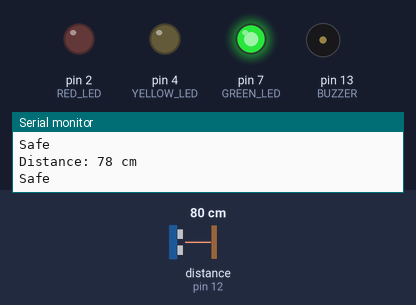
Simulated run of this sketch. Board: Arduino Uno, built with avr-gcc and run on an emulated ATmega328P. Parts: output pins drawn as LEDs (lit = HIGH), buzzer (waves = sounding, pin HIGH), the last lines printed to the serial monitor. Wiring (inferred from the names in the program): ultrasonic range finder: trigger pin 11; echo pin 12. The test bench sets the inputs (shaded band); at power-on: distance to the obstacle (sensor on pin 12) 80 cm. The echo pulse lasts 58.3 µs per cm; pins used as bus, display or sensor lines are not drawn.

Above: at 1.2 s.
1.3 s: distance to the obstacle (sensor on pin 12) set to 34 cm
2.8 s: distance to the obstacle (sensor on pin 12) set to 28 cm
At 4.0 s:
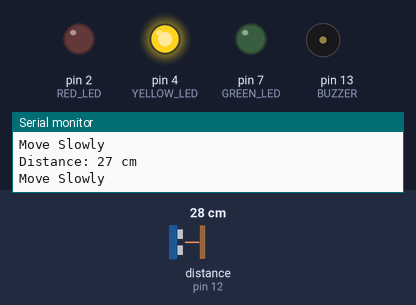
4.3 s: distance to the obstacle (sensor on pin 12) set to 13 cm
7.3 s: distance to the obstacle (sensor on pin 12) set to 10 cm
At 8.4 s:
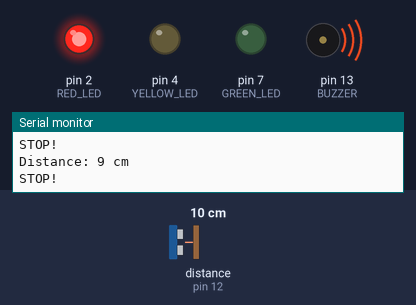
8.8 s: distance to the obstacle (sensor on pin 12) set to 35 cm
At 10.0 s:
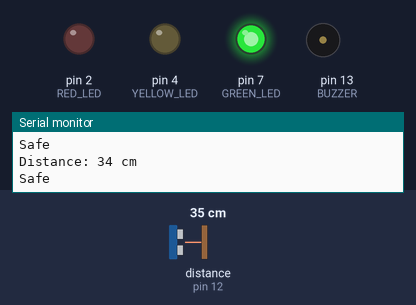
10.3 s: distance to the obstacle (sensor on pin 12) set to 2 cm
At 11.7 s:
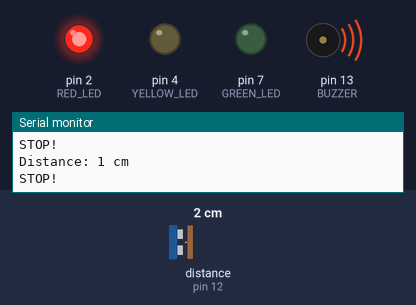
Timing chart, 0 to 12.8 s (numbered marks = the images above; inputs shaded):
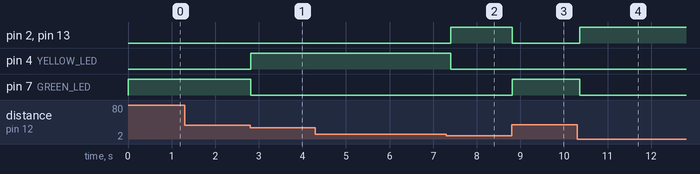

Measured:
- the behaviour switches between 32 and 31 cm on distance to the obstacle (sensor on pin 12) (found by bisection; images 0 and 1)
- the behaviour switches between 12 and 11 cm on distance to the obstacle (sensor on pin 12) (found by bisection; images 1 and 2)
- after the input at 2.8 s, pin 4 (YELLOW_LED): LOW → HIGH at once; pin 7 (GREEN_LED): HIGH → LOW at once
- after the input at 7.3 s, pin 2 (RED_LED), pin 13 (BUZZER): LOW → HIGH after 0.10 s; pin 4 (YELLOW_LED): HIGH → LOW after 0.10 s
- after the input at 8.8 s, pin 2 (RED_LED), pin 13 (BUZZER): HIGH → LOW at once; pin 7 (GREEN_LED): LOW → HIGH at once
- after the input at 10.3 s, pin 2 (RED_LED), pin 13 (BUZZER): LOW → HIGH after 0.06 s; pin 7 (GREEN_LED): HIGH → LOW after 0.06 s

The sketch:

sketch_apr16a.ino
```cpp
#define TRIG_PIN 11
#define ECHO_PIN 12
#define RED_LED 2
#define YELLOW_LED 4
#define GREEN_LED 7
#define BUZZER 13
void setup() {
  pinMode(TRIG_PIN, OUTPUT);
  pinMode(ECHO_PIN, INPUT);
  pinMode(RED_LED, OUTPUT);
  pinMode(YELLOW_LED, OUTPUT);
  pinMode(GREEN_LED, OUTPUT);
  pinMode(BUZZER, OUTPUT);
  Serial.begin(9600);
}
long getDistance() {
  digitalWrite(TRIG_PIN, LOW);
  delayMicroseconds(2);
  digitalWrite(TRIG_PIN, HIGH);
  delayMicroseconds(10);
  digitalWrite(TRIG_PIN, LOW);
  long duration = pulseIn(ECHO_PIN, HIGH);
  return duration * 0.034 / 2;
}
void loop() {
  long distance = getDistance();
  Serial.print("Distance: ");
  Serial.print(distance);
  Serial.println(" cm");
  if (distance > 30) {
    digitalWrite(GREEN_LED, HIGH);
    digitalWrite(YELLOW_LED, LOW);
    digitalWrite(RED_LED, LOW);
    digitalWrite(BUZZER, LOW);
    Serial.println("Safe");
  } else if (distance > 10 && distance <= 30) {
    digitalWrite(GREEN_LED, LOW);
    digitalWrite(YELLOW_LED, HIGH);
    digitalWrite(RED_LED, LOW);
    digitalWrite(BUZZER, LOW);
    Serial.println("Move Slowly");
  } else {
    digitalWrite(GREEN_LED, LOW);
    digitalWrite(YELLOW_LED, LOW);
    digitalWrite(RED_LED, HIGH);
    digitalWrite(BUZZER, HIGH);
    Serial.println("STOP!");
  }
  delay(100);
}
```
